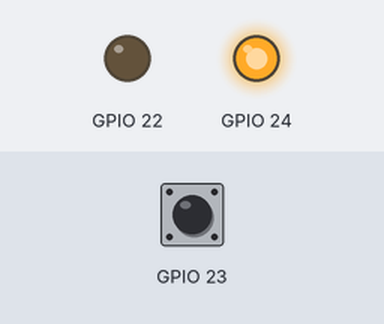
Bench run of a program on a simulated Raspberry Pi (BCM pin numbers). Parts: output pins drawn as LEDs (lit = HIGH). Inputs (shaded band) come from the test bench; at power-on: GPIO 23 HIGH. Library files of the repository ran but are not shown: ADS1256_ADC2.py, ADS1256_ADC1.py; pins used as bus, display or sensor lines are not drawn; what the program prints to the terminal is not drawn.

Above: at 5.0 s.
5.1 s: GPIO 23 pulled LOW for 0.15 s
At 5.8 s:
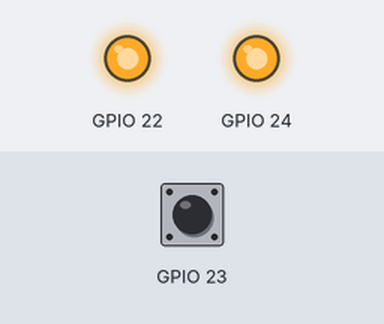
Timing chart, 0 to 8.1 s (numbered marks = the images above; inputs shaded):
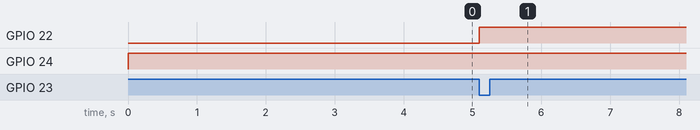

Measured:
- after the input at 5.1 s, GPIO 22: LOW → HIGH at once

The program:

main.py
```python
#!/usr/bin/python
# -*- coding:utf-8 -*-

import time
import ADS1256_ADC2
import ADS1256_ADC1
import RPi.GPIO as GPIO

try:
    print('I am here 1')
    ADC1 = ADS1256_ADC1.ADS1256()
    ADC2 = ADS1256_ADC2.ADS1256()
    print('I am here 2')
    #DAC = DAC8532.DAC8532()
    print('I am here 3')
    ADC1.ADS1256_init()
    ADC1.ADS1256_init()
    print('I am here 4')
    #DAC.DAC8532_Out_Voltage(0x30, 3)
    #DAC.DAC8532_Out_Voltage(0x34, 3)
    counter = 0
    strt_time = time.time()
    timestamp = time.strftime("%Y-%m-%d_%H-%M-%S", time.localtime())


    with open(f"data_{timestamp}.txt", "a") as f:
        # Loop indefinitely to read data
        for _ in range(10):
            # Read data from all channels
            retList1 = ADC1.ADS1256_GetAll(counter)
            print('Finished1')
            retList2 = ADC2.ADS1256_GetAll(counter)
            print('Finished2')

            counter += 1
            # Print or process the returned list
            print(retList1)
            print(retList2)
            # Write the data to the file
            #f.write(retList + '\n')

except :
    GPIO.cleanup()
    print ("\r\nProgram end     ")
    exit()
```

config_ADC2.py
```python
# (licence header left out)
import spidev
import RPi.GPIO as GPIO
import time

# Pin definition
# RST_PIN         = 25
# CS_PIN          = 26
# CS_DAC_PIN      = 23
# DRDY_PIN        = 12

spi = 1


#SPI1 pins
RST_PIN  = 25
CS_PIN  = 26
DRDY_PIN = 12

# SPI device, bus = 0, device = 0
#SPI0 = spidev.SpiDev()
# SPI device, bus = 0, device = 0
SPI1 = spidev.SpiDev()

def digital_write(pin, value):
    GPIO.output(pin, value)

def digital_read(pin):
    return GPIO.input(DRDY_PIN)

def delay_ms(delaytime):
    time.sleep(delaytime // 1000.0)

def spi_writebyte(data):
    SPI1.writebytes(data)

def spi_readbytes(reg):
    return SPI1.readbytes(reg)


def module_init():
    #SPI0.open(0, 0)
    SPI1.open(1, 0)
    print('I am here A')
    GPIO.setmode(GPIO.BCM)
    print('I am here B')
    GPIO.setwarnings(False)
    print('I am here C')
    GPIO.setup(RST_PIN, GPIO.OUT)
    print('I am here D')
    # GPIO.setup(CS_DAC_PIN, GPIO.OUT)
    print('I am here E')
    GPIO.setup(CS_PIN, GPIO.OUT)
    print('I am here F')
    #GPIO.setup(DRDY_PIN, GPIO.IN)
    GPIO.setup(DRDY_PIN, GPIO.IN, pull_up_down=GPIO.PUD_UP)
    print('I am here G')
    SPI1.mode = 0b00
    #SPI0.max_speed_hz = 25000
    SPI1.max_speed_hz = 25000
    print('I am here H')
    print('I am here I')
    return 0;

### END OF FILE ###
```

config_ADC1.py
```python
# (licence header left out)
import spidev
import RPi.GPIO as GPIO
import time

# Pin definition
#RST_PIN         = 25
#CS_PIN          = 26
# CS_DAC_PIN      = 23
#DRDY_PIN        = 12

#spi = 0

#SPI0 pins
RST_PIN  = 24
CS_PIN   = 22
DRDY_PIN = 23


# SPI device, bus = 0, device = 0
SPI0 = spidev.SpiDev()
# SPI device, bus = 0, device = 0
#SPI1 = spidev.SpiDev()

def digital_write(pin, value):
    GPIO.output(pin, value)

def digital_read(pin):
    return GPIO.input(DRDY_PIN)

def delay_ms(delaytime):
    time.sleep(delaytime // 1000.0)

def spi_writebyte(data):
    SPI0.writebytes(data)

def spi_readbytes(reg):
    return SPI0.readbytes(reg)

def module_init():
    SPI0.open(0, 0)
    #SPI1.open(1, 0)
    print('I am here A')
    GPIO.setmode(GPIO.BCM)
    print('I am here B')
    GPIO.setwarnings(False)
    print('I am here C')
    GPIO.setup(RST_PIN, GPIO.OUT)
    print('I am here D')
    # GPIO.setup(CS_DAC_PIN, GPIO.OUT)
    print('I am here E')
    GPIO.setup(CS_PIN, GPIO.OUT)
    print('I am here F')
    #GPIO.setup(DRDY_PIN, GPIO.IN)
    GPIO.setup(DRDY_PIN, GPIO.IN, pull_up_down=GPIO.PUD_UP)
    print('I am here G')
    SPI0.max_speed_hz = 2500000
    #SPI1.max_speed_hz = 25000
    print('I am here H')
    print('I am here I')
    return 0;

### END OF FILE ###
```
